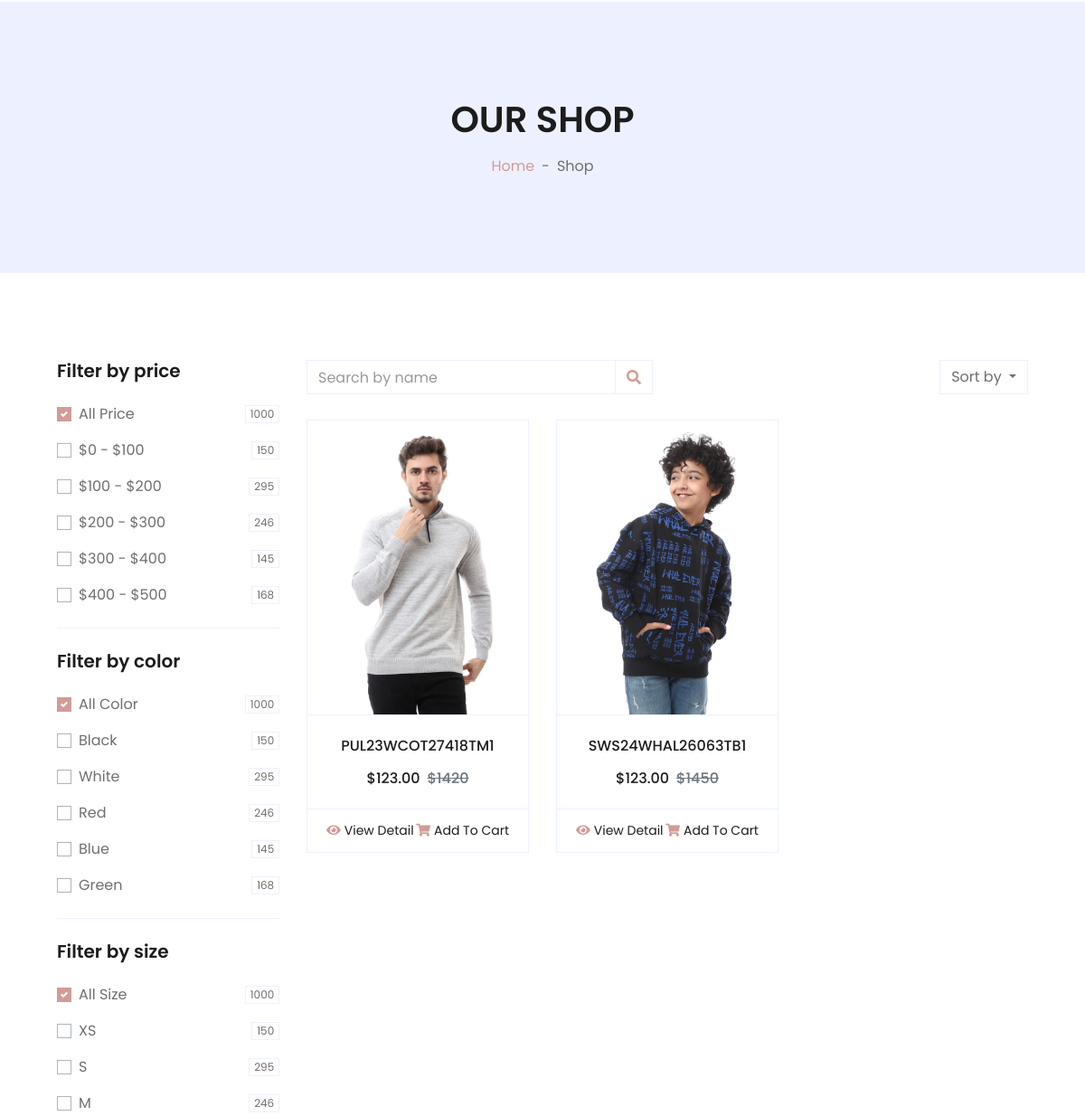
Before: /products/ (middle part) with the older database file.
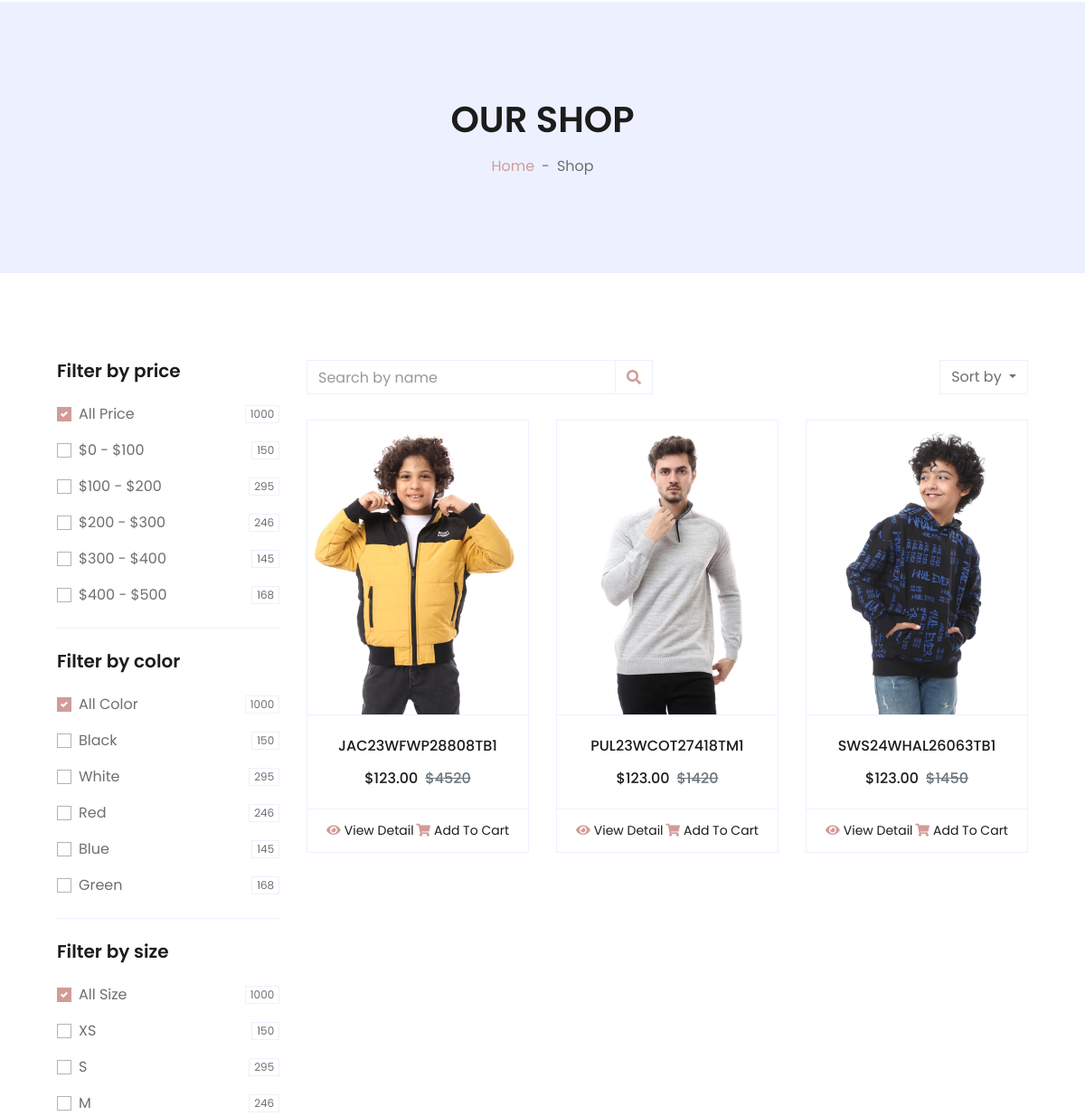
After: the same page with the newer database file.
### products/models.py (models this page shows, shortened)
class Product(models.Model):
    name = models.CharField(unique=True, max_length=50)
    image = models.ImageField(upload_to='product/')
    stock = models.IntegerField(default=1)
    price = models.IntegerField(default=0)
    discount = models.IntegerField(default=0)
    description = models.TextField(max_length=10000)
    created_at = models.DateTimeField( default=timezone.now)
    slug = models.SlugField(null=True,blank=True , unique=True)
    views = models.PositiveIntegerField(default=0)
    is_available = models.BooleanField(default=True)
    tags = TaggableManager()
    subcategory = models.ForeignKey("Subcategory",null=True,blank=True, on_delete=models.CASCADE)
    PRDBrand = models.ForeignKey('Brand' ,related_name='product_brand', on_delete=models.CASCADE , blank=True, null=True ,verbose_name=_("Brand "))
    class Meta:
        ordering = ["name"]
    def get_absolute_url(self):
        return reverse("product_detail", args=[self.slug])
    def __str__(self):
        return self.name

### products/views.py (the view, shortened to what this page needs)
# urls.py: path('', product_list ,name = 'product_list'),
def product_list(request , subcategory_id=None , brand_slug=None , tag_slug=None):
    categories = None
    brands = None
    tags = None
    if subcategory_id != None :
        categories = get_object_or_404(Subcategory,id = subcategory_id)
        products = Product.objects.filter(subcategory=categories  ,is_available=True)
        paginator = Paginator(products,6)
        page = request.GET.get('page')
        paged_product = paginator.get_page(page)
        product_count = products.count()
    else :
        products = Product.objects.filter(is_available=True)
        paginator = Paginator(products,6)
        page = request.GET.get('page')
        paged_product = paginator.get_page(page)
        product_count = products.count()
    context={
        'products':paged_product,
    }
    return render(request , 'products/product_list.html' , context )

### products/models.py (called while the page is built)
    def get_url(self):
        return reverse('product_by_subcategory',args=[self.id])

    def get_url(self):
        return reverse('product_by_brand',args=[self.slug])

    def __str__(self):
        return self.BRDName

### products/product_context.py (called while the page is built)
def category_nav(request):
    categories = Category.objects.all()
    brands = Brand.objects.all()
    context = {
        'categories':categories,
        'brands':brands
    }
    return context

### products/templates/products/product_list.html (shortened to what the changed rows need)
{% extends "base.html" %}
{% load static %}
{% block body %}
<div class="container-fluid bg-secondary mb-5">
    <div class="d-flex flex-column align-items-center justify-content-center" style="min-height: 300px">
        {% if 'search' in request.path %}
        <h1 class="font-weight-semi-bold text-uppercase mb-3">Search Result</h1>
        {% else %}
        <h1 class="font-weight-semi-bold text-uppercase mb-3">Our Shop</h1>
        {% endif %}
    </div>
</div>
<div class="container-fluid pt-5">
    <div class="row px-xl-5">
        <div class="col-lg-9 col-md-12">
            <div class="row pb-3">
                {% if products %}
                {% for product in products %}
                <div class="col-lg-4 col-md-6 col-sm-12 pb-1">
                    <div class="card product-item border-0 mb-4">
                        <div
                            class="card-header product-img position-relative overflow-hidden bg-transparent border p-0">
                            <img class="img-fluid w-100" src="{{product.image.url}}" alt="">
                        </div>
                        <div class="card-body border-left border-right text-center p-0 pt-4 pb-3">
                            <h6 class="text-truncate mb-3">{{product}}</h6>
                            <div class="d-flex justify-content-center">
                                <h6>$123.00</h6>
                                <h6 class="text-muted ml-2"><del>${{product.price}}</del></h6>
                            </div>
                        </div>
                        <div class="card-footer d-flex justify-content-between bg-light border">
                            <a href="{{product.get_absolute_url}}" class="btn btn-sm text-dark p-0"><i
                                    class="fas fa-eye text-primary mr-1"></i>View Detail</a>
                            <a href="" class="btn btn-sm text-dark p-0"><i
                                    class="fas fa-shopping-cart text-primary mr-1"></i>Add To Cart</a>
                        </div>
                    </div>
                </div>
                {% endfor %}
                {% else %}
                <div class="col-12 text-center">
                    <h2>Nothing Found , PLS Try Again</h2>
                </div>
                {% endif %}
            </div>
        </div>
    </div>
</div>
{% endblock body %}

Changed rows visible on the page:
added Product: image (picture), name "JAC23WFWP28808TB1", price "4520"
